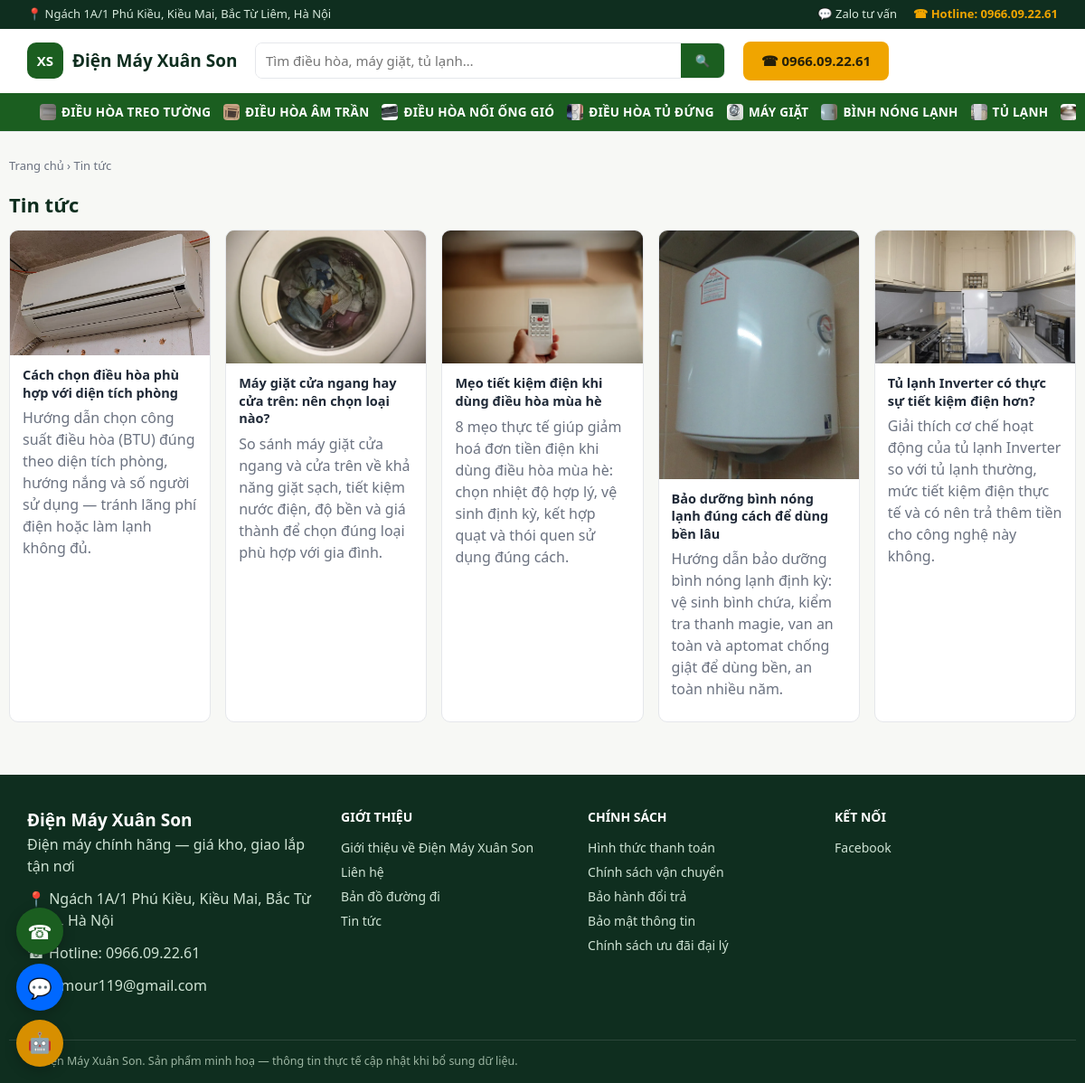
Before: /tin-tuc with the older database file.
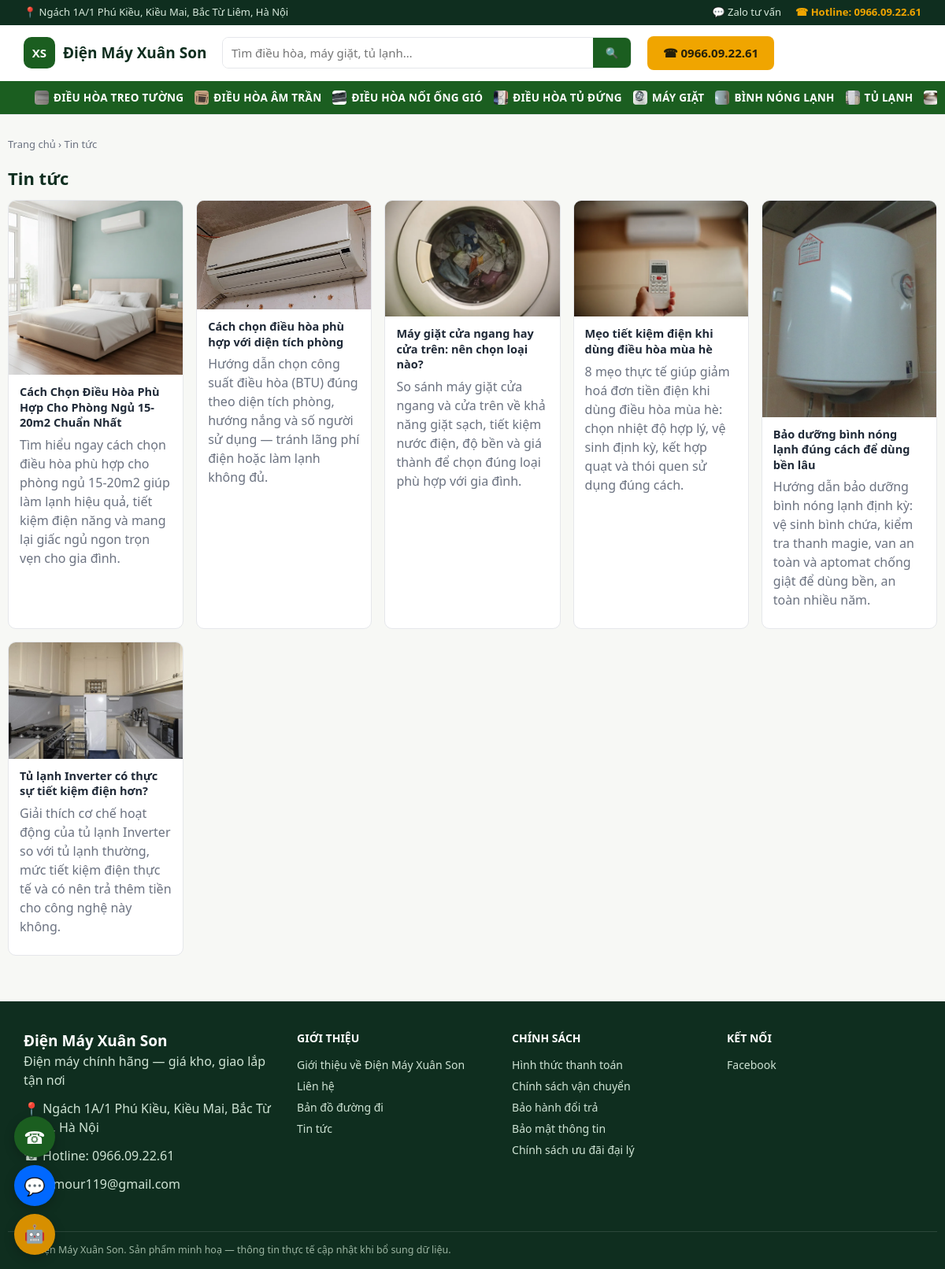
After: the same page with the newer database file.
### tables this page shows
CREATE TABLE categories (
    id INTEGER PRIMARY KEY AUTOINCREMENT,
    name TEXT NOT NULL,
    slug TEXT NOT NULL UNIQUE,
    icon TEXT DEFAULT '',
    sort_order INTEGER DEFAULT 0
);

CREATE TABLE articles (
    id INTEGER PRIMARY KEY AUTOINCREMENT,
    title TEXT NOT NULL,
    slug TEXT NOT NULL UNIQUE,
    image TEXT DEFAULT '',
    excerpt TEXT DEFAULT '',
    content TEXT DEFAULT '',
    category TEXT DEFAULT 'Kiến thức tiêu dùng',
    published INTEGER DEFAULT 1,
    created_at TEXT NOT NULL
, meta_title TEXT DEFAULT '', meta_description TEXT DEFAULT '', keyword TEXT DEFAULT '', related_product_ids TEXT DEFAULT '');

### app.py (the view)
@app.route("/tin-tuc")
def article_list_page():
    return render_template("article_list.html", articles=db.list_articles())

### app.py (called while the page is built)
@app.before_request
def load_common():
    g.settings = db.load_settings()
    g.nav_categories = db.list_categories()

@app.context_processor
def inject_globals():
    return {"settings": g.settings, "nav_categories": g.nav_categories}

### db.py (called while the page is built)
@contextmanager
def get_conn():
    conn = sqlite3.connect(DB_PATH)
    conn.row_factory = sqlite3.Row
    conn.execute("PRAGMA foreign_keys = ON")
    try:
        yield conn
        conn.commit()
    finally:
        conn.close()

def load_settings_raw() -> dict:
    try:
        with open(SETTINGS_PATH, encoding="utf-8") as f:
            data = json.load(f)
        merged = dict(DEFAULT_SETTINGS)
        merged.update(data)
        return merged
    except (OSError, json.JSONDecodeError):
        return dict(DEFAULT_SETTINGS)

def load_settings() -> dict:
    merged = load_settings_raw()
    if os.environ.get("GEMINI_API_KEY"):
        merged["gemini_key"] = os.environ["GEMINI_API_KEY"]
    if os.environ.get("CLAUDE_API_KEY"):
        merged["claude_key"] = os.environ["CLAUDE_API_KEY"]
    return merged

def list_categories(conn=None):
    if conn is not None:
        return conn.execute(
            "SELECT * FROM categories ORDER BY sort_order, name"
        ).fetchall()
    with get_conn() as c:
        return c.execute("SELECT * FROM categories ORDER BY sort_order, name").fetchall()

def list_articles(limit=None, published_only=True):
    sql = "SELECT * FROM articles"
    if published_only:
        sql += " WHERE published = 1"
    sql += " ORDER BY created_at DESC"
    params = []
    if limit:
        sql += " LIMIT ?"
        params.append(limit)
    with get_conn() as c:
        return c.execute(sql, params).fetchall()

### templates/article_list.html (shortened to what this page needs)
{% extends "base.html" %}
{% block content %}
<div class="wrap section">
  <nav class="breadcrumb"><a href="{{ url_for('home') }}">Trang chủ</a> › <span>Tin tức</span></nav>
  <h1 class="section-title">Tin tức</h1>
  <div class="news-grid">
    {% for a in articles %}
    <a href="{{ url_for('article_detail_page', slug=a.slug) }}" class="news-card">
      <div class="news-thumb">{% if a.image %}<img src="{{ url_for('static', filename=a.image) }}" alt="{{ a.title }}">{% else %}📰{% endif %}</div>
      <div class="news-body">
        <h3>{{ a.title }}</h3>
        <p class="muted">{{ a.excerpt }}</p>
      </div>
    </a>
    {% else %}
    <p class="muted">Chưa có bài viết nào.</p>
    {% endfor %}
  </div>
</div>
{% endblock %}

### templates/base.html (shortened to what this page needs)
{% from "_macros.html" import cat_icon with context %}
<!doctype html>
<html lang="vi">
<head>
<link rel="stylesheet" href="{{ url_for('static', filename='css/style.css') }}">
</head>
<body>
<div class="topbar">
  <div class="wrap topbar-inner">
    <span>📍 {{ settings.address }}</span>
    <div class="topbar-links">
      {% if settings.zalo %}<a href="https://zalo.me/{{ settings.zalo }}" target="_blank" rel="noopener">💬 Zalo tư vấn</a>{% endif %}
      <a href="tel:{{ settings.hotline|replace('.', '') }}" class="topbar-hotline">☎ Hotline: {{ settings.hotline }}</a>
    </div>
  </div>
</div>
<header class="site-header">
  <div class="wrap header-inner">
    <a href="{{ url_for('home') }}" class="brand">
      <span class="brand-mark">XS</span>
      <span class="brand-name">{{ settings.company_name }}</span>
    </a>
    <form class="search-form" action="{{ url_for('search_page') }}" method="get">
      <input type="text" name="q" placeholder="Tìm điều hòa, máy giặt, tủ lạnh…" value="{{ search_q|default('') }}">
      <button type="submit" aria-label="Tìm kiếm">🔍</button>
    </form>
    <a href="tel:{{ settings.hotline|replace('.', '') }}" class="btn btn-gold header-cta">☎ {{ settings.hotline }}</a>
  </div>
  <nav class="category-nav">
    <div class="wrap category-nav-inner">
      {% for c in nav_categories %}
        <a href="{{ url_for('category_page', slug=c.slug) }}">{{ cat_icon(c.icon, c.name) }} {{ c.name }}</a>
      {% endfor %}
    </div>
  </nav>
</header>
<main>
{% block content %}{% endblock %}
</main>
<footer class="site-footer">
  <div class="wrap footer-inner">
    <div>
      <div class="brand-name footer-brand">{{ settings.company_name }}</div>
      <p>{{ settings.tagline }}</p>
      <p>📍 {{ settings.address }}</p>
      <p>☎ Hotline: <a href="tel:{{ settings.hotline|replace('.', '') }}">{{ settings.hotline }}</a></p>
      {% if settings.email %}<p>✉ {{ settings.email }}</p>{% endif %}
    </div>
    <div>
      <div class="footer-title">Giới thiệu</div>
      <ul class="footer-links">
        <li><a href="{{ url_for('about_page') }}">Giới thiệu về {{ settings.company_name }}</a></li>
        <li><a href="{{ url_for('about_page') }}#lien-he">Liên hệ</a></li>
        <li><a href="{{ url_for('about_page') }}#ban-do">Bản đồ đường đi</a></li>
        <li><a href="{{ url_for('article_list_page') }}">Tin tức</a></li>
      </ul>
    </div>
    <div>
      <div class="footer-title">Chính sách</div>
      <ul class="footer-links">
        <li><a href="{{ url_for('policy_page', slug='thanh-toan') }}">Hình thức thanh toán</a></li>
        <li><a href="{{ url_for('policy_page', slug='van-chuyen') }}">Chính sách vận chuyển</a></li>
        <li><a href="{{ url_for('policy_page', slug='bao-hanh') }}">Bảo hành đổi trả</a></li>
        <li><a href="{{ url_for('policy_page', slug='bao-mat') }}">Bảo mật thông tin</a></li>
        <li><a href="{{ url_for('policy_page', slug='dai-ly') }}">Chính sách ưu đãi đại lý</a></li>
      </ul>
    </div>
    <div>
      <div class="footer-title">Kết nối</div>
      <ul class="footer-links">
        {% if settings.facebook %}<li><a href="{{ settings.facebook }}" target="_blank" rel="noopener">Facebook</a></li>{% endif %}
      </ul>
    </div>
  </div>
  <div class="wrap footer-bottom">© {{ settings.company_name }}. Sản phẩm minh hoạ — thông tin thực tế cập nhật khi bổ sung dữ liệu.</div>
</footer>
{% set is_admin_page = request.path.startswith('/admin') %}
{% set chat_enabled = (settings.claude_key or settings.gemini_key) and not is_admin_page %}
<div class="floating-contact">
  <a href="tel:{{ settings.hotline|replace('.', '') }}" class="floating-btn floating-call" title="Gọi hotline">☎</a>
  {% if settings.zalo %}<a href="https://zalo.me/{{ settings.zalo }}" target="_blank" rel="noopener" class="floating-btn floating-zalo" title="Chat Zalo">💬</a>{% endif %}
  {% if chat_enabled %}
  <button type="button" class="floating-btn floating-ai" id="aiChatToggle" title="Hỏi trợ lý AI">🤖</button>
  {% endif %}
</div>
    {% set lead_variant = 'order' %}
</body>
</html>

### templates/_macros.html (shortened to what this page needs)
{% macro cat_icon(icon, alt, cls="") %}
{% if icon and '/' in icon %}
  <img class="cat-icon-img {{ cls }}" src="{{ url_for('static', filename=icon) }}" alt="{{ alt }}" loading="lazy">
{% else %}
  {{ icon|default('📦') }}
{% endif %}
{% endmacro %}

### static/css/style.css (style rules this page uses)
:root { --green-900:#0f2e1f; --green-700:#1b5e20; --green-600:#2e7d32; --green-50:#eef7ee; --gold-500:#f0a500; --gold-600:#d78f00; --bg:#f7f8f5; --card:#ffffff; --text:#1f2937; --muted:#6b7280; --border:#e5e7eb; --danger:#dc2626; --success:#15803d; --radius:10px; }
* { box-sizing:border-box }
html,body { margin:0;padding:0 }
body { font-family:"Segoe UI",Roboto,Arial,sans-serif; background:var(--bg); color:var(--text); line-height:1.5; }
a { color:inherit;text-decoration:none }
img { max-width:100%;display:block }
h1,h2,h3 { margin:0 0 .5em }
p { margin:0 0 .75em }
ul { margin:0;padding:0;list-style:none }
.wrap { max-width:1180px;margin:0 auto;padding:0 20px }
.muted { color:var(--muted);font-weight:400 }
.btn { display:inline-flex;align-items:center;justify-content:center;gap:.4em; border:none;border-radius:8px;padding:.7em 1.3em;font-size:15px;font-weight:600; cursor:pointer;transition:filter .15s ease; }
.btn-gold { background:var(--gold-500);color:#25200a }
input,select,textarea { width:100%;margin-top:.3em;padding:.6em .7em;border:1px solid var(--border); border-radius:8px;font-size:15px;font-family:inherit;background:#fff;color:var(--text); }
.topbar { background:var(--green-900);color:#d7e9dc;font-size:13px }
.topbar-inner { display:flex;justify-content:space-between;align-items:center;padding:6px 20px;gap:12px;flex-wrap:wrap }
.topbar-hotline { color:var(--gold-500);font-weight:700 }
.topbar-links { display:flex;gap:18px;align-items:center }
.site-header { background:#fff;border-bottom:1px solid var(--border);position:sticky;top:0;z-index:20 }
.header-inner { display:flex;align-items:center;gap:20px;padding:14px 20px }
.brand { display:flex;align-items:center;gap:10px;flex-shrink:0 }
.brand-mark { background:var(--green-700);color:#fff;font-weight:800;font-size:15px; width:40px;height:40px;border-radius:10px;display:flex;align-items:center;justify-content:center; }
.brand-name { font-weight:800;font-size:19px;color:var(--green-900) }
.footer-brand { color:#fff }
.search-form { flex:1;display:flex;max-width:520px;border:1.5px solid var(--border);border-radius:8px;overflow:hidden }
.search-form input { border:none;margin:0;border-radius:0 }
.search-form button { border:none;background:var(--green-700);color:#fff;padding:0 16px;cursor:pointer }
.header-cta { flex-shrink:0 }
.category-nav { background:var(--green-700) }
.category-nav-inner { display:flex;gap:4px;overflow-x:auto }
.category-nav-inner a { color:#fff;padding:11px 14px;font-size:13.5px;font-weight:600;white-space:nowrap; text-transform:uppercase;letter-spacing:.02em;display:flex;align-items:center; }
.category-nav-inner a img.cat-icon-img { display:inline-block;width:18px;height:18px;object-fit:cover;border-radius:4px;margin-right:6px;flex-shrink:0 }
.section { padding:28px 0 }
.section-title { font-size:22px;color:var(--green-900) }
.breadcrumb { font-size:13px;color:var(--muted);margin-bottom:16px }
.news-grid { display:grid;grid-template-columns:repeat(auto-fill,minmax(220px,1fr));gap:16px }
.news-card { background:var(--card);border:1px solid var(--border);border-radius:var(--radius);overflow:hidden;display:flex;flex-direction:column }
.news-thumb { aspect-ratio:16/10;background:var(--green-50);display:flex;align-items:center;justify-content:center;font-size:40px }
.news-thumb img { width:100%;height:100%;object-fit:cover }
.news-body { padding:12px 14px;display:flex;flex-direction:column;gap:6px }
.news-body h3 { font-size:14.5px;line-height:1.35;margin:0 }
.floating-contact { position:fixed;left:18px;bottom:18px;display:flex;flex-direction:column;gap:10px;z-index:50 }
.floating-btn { width:52px;height:52px;border-radius:50%;display:flex;align-items:center;justify-content:center; font-size:22px;box-shadow:0 4px 14px rgba(0,0,0,.22);color:#fff;border:none;cursor:pointer; }
.floating-call { background:var(--green-700) }
.floating-zalo { background:#0068ff }
.floating-ai { background:var(--gold-600) }
.site-footer { background:var(--green-900);color:#cfe3d4;margin-top:30px }
.footer-inner { display:grid;grid-template-columns:1.3fr 1fr 1fr 1fr;gap:26px;padding:36px 20px }
.footer-title { font-weight:700;color:#fff;margin-bottom:10px;font-size:14px;text-transform:uppercase }
.footer-links li { padding:3px 0;font-size:14px }
.footer-bottom { border-top:1px solid rgba(255,255,255,.12);padding:14px 20px;font-size:12.5px;color:#9db6a3 }
.site-footer a { color:#cfe3d4 }

Changed rows visible on the page:
added articles: image (picture), title "Cách Chọn Điều Hòa Phù Hợp Cho Phòng Ngủ 15-20m2 Chuẩn Nhất", excerpt "Tìm hiểu ngay cách chọn điều hòa phù hợp cho phòng ngủ 15-20m2 giúp làm lạnh hiệu quả, tiết kiệm điện năng và mang lại giấc ngủ ngon trọn vẹn cho gia đình."
